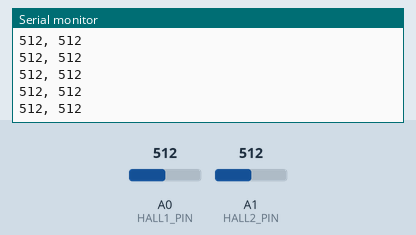
Recording of a sketch running on a simulated Arduino Uno, built with avr-gcc and run on an emulated ATmega328P. On the bench: the last lines printed to the serial monitor. The inputs (shaded band) are chosen by the test bench; at power-on: A1 (HALL2_PIN) = 512, A0 (HALL1_PIN) = 512.

Above: at 1.2 s.
1.3 s: A1 (HALL2_PIN) set to 11
At 2.4 s:
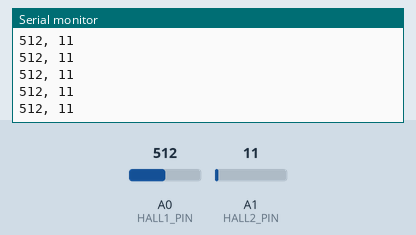
2.8 s: A1 (HALL2_PIN) set to 8
At 3.9 s:
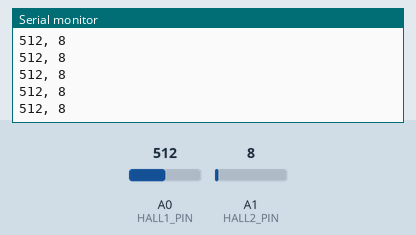
Timing chart, 0 to 5.8 s (numbered marks = the images above; inputs shaded):
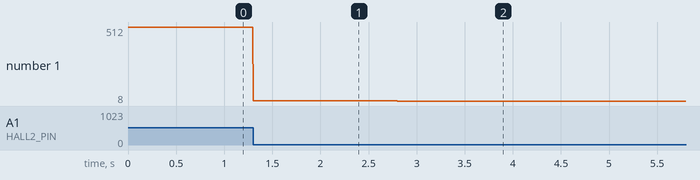

Measured:
- after the input at 1.3 s, the serial monitor: prints a new line at once (image 1)
- after the input at 2.8 s, the serial monitor: prints a new line at once (image 2)
- plotted number 1: 512 → 11 after the input at 1.3 s, 11 → 8 after the input at 2.8 s

The sketch:

Reading_Hall_Wands.ino
```cpp
/* The purpose of this code is to read two Hall Effect Sensor wands
 *
 * This code is owned by ATTAR and was written by Nicholas Lamanna.
 * Last modified 15/08/2022 by Nicholas Lamanna
 */

// Defining required analog input pins
int HALL1_PIN = A0;
int HALL2_PIN = A1;

int hall_1;
int hall_2;

void setup()
{
  // Initialize the serial port:
  Serial.begin(115200);
}

void loop()
{
  // Reading analog inputs
  hall_1 = analogRead(HALL1_PIN); // 0 -> 1023
  hall_2 = analogRead(HALL2_PIN); // 0 -> 1023

  Serial.print(hall_1);
  Serial.print(", ");
  Serial.println(hall_2);

  delay(2);
}
```
